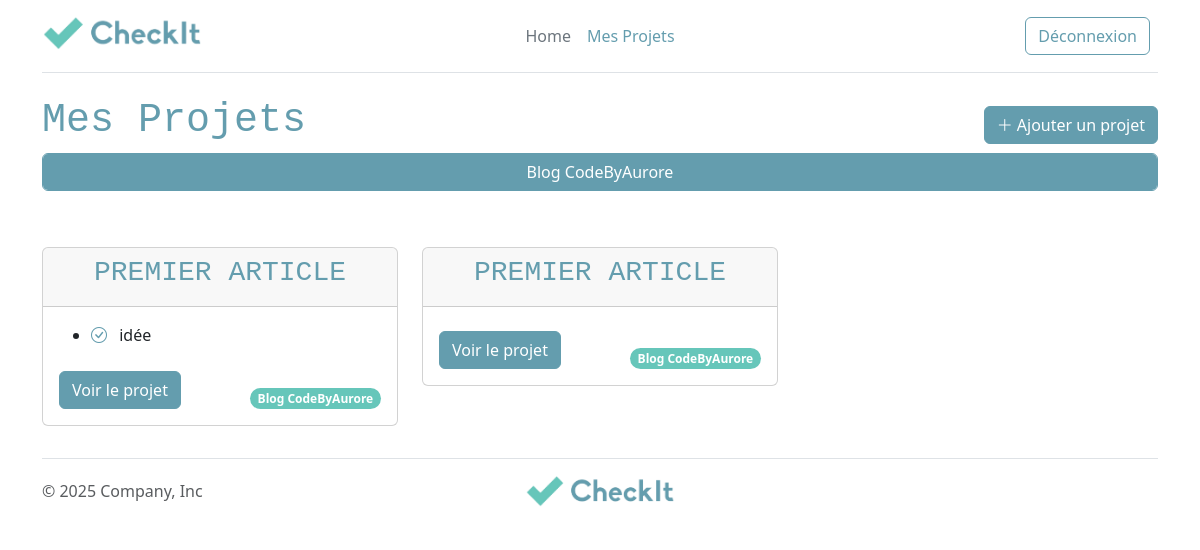
The app's page /my-projects.php?domain=2 (signed in) with its own data.
### tables this page shows
CREATE TABLE `project` (
  `id` int unsigned NOT NULL AUTO_INCREMENT,
  `title` varchar(100) NOT NULL,
  `needs` longtext NOT NULL,
  `domain_id` int unsigned NOT NULL,
  `user_id` int unsigned NOT NULL,
  PRIMARY KEY (`id`),
  KEY `user_id` (`user_id`),
  KEY `domain_id` (`domain_id`),
  CONSTRAINT `project_ibfk_1` FOREIGN KEY (`user_id`) REFERENCES `user` (`id`) ON DELETE RESTRICT ON UPDATE RESTRICT,
  CONSTRAINT `project_ibfk_2` FOREIGN KEY (`domain_id`) REFERENCES `domain` (`id`) ON DELETE RESTRICT ON UPDATE RESTRICT
);

CREATE TABLE `task` (
  `id` int unsigned NOT NULL AUTO_INCREMENT,
  `name` varchar(100) NOT NULL,
  `phase` enum('Analyse','Conception','Programmation','Déploiement') NOT NULL,
  `deadline` date DEFAULT NULL,
  `status` tinyint(1) NOT NULL,
  `description` text NOT NULL,
  `project_id` int unsigned NOT NULL,
  PRIMARY KEY (`id`),
  KEY `project_id` (`project_id`),
  CONSTRAINT `task_ibfk_1` FOREIGN KEY (`project_id`) REFERENCES `project` (`id`) ON DELETE RESTRICT ON UPDATE RESTRICT
);

CREATE TABLE `domain` (
  `id` int unsigned NOT NULL AUTO_INCREMENT,
  `name` varchar(100) NOT NULL,
  `icon` varchar(100) NOT NULL,
  PRIMARY KEY (`id`)
);

### lib/session.php (called while the page is built, shortened)
<?php
function isUserConnected():bool
{
    return isset($_SESSION['user']);
}
?>

### lib/domain.php (called while the page is built)
<?php
function getAllDomains(PDO $pdo):array
{
  $query = $pdo->prepare("SELECT * FROM domain");
  $query->execute();
  return $query->fetchAll(PDO::FETCH_ASSOC);
}

### lib/project.php (called while the page is built, shortened)
<?php
function getProjectsByUserAndDomain(PDO $pdo, int $userId, $domain_id = null): array
{
    $sql = 'SELECT project.*, domain.name as domain_name, domain.icon as domain_icon
            FROM project
            JOIN domain ON project.domain_id = domain.id
            WHERE project.user_id = :user_id';
    if ($domain_id) {
        $sql .= ' AND domain_id = :domain_id';
    }
    $stmt = $pdo->prepare($sql);
    $stmt->bindValue(':user_id', $userId, PDO::PARAM_INT);
    if ($domain_id) {
        $stmt->bindValue(':domain_id', $domain_id, PDO::PARAM_INT);
    }
    $stmt->execute();
    return $stmt->fetchAll(PDO::FETCH_ASSOC);
}

### lib/task.php (called while the page is built, shortened)
<?php
  require_once 'lib/pdo.php';
  require_once 'lib/project.php';
  function getProjectTasks(PDO $pdo, int $id): array
  {
      $stmt = $pdo->prepare("SELECT * FROM task WHERE project_id = :id ORDER BY deadline ASC");
      $stmt->bindValue(':id', $id, PDO::PARAM_INT);
      $stmt->execute();
      return $stmt->fetchAll(PDO::FETCH_ASSOC);
  }

### my-projects.php (the view, shortened to what this page needs)
<?php
  require_once 'templates/header.php';
  require_once 'lib/pdo.php';
  require_once 'lib/project.php';
  require_once 'lib/domain.php';
  require_once 'lib/task.php';
$userId = $_SESSION['user']['id'];
$domain_id = isset($_GET['domain']) ? (int)$_GET['domain'] : null;
$domains = getAllDomains($pdo);
$projects = getProjectsByUserAndDomain($pdo, $userId, $domain_id);
?>
<div class="container">
  <div class="d-flex justify-content-between align-items-center">
    <h1>Mes Projets</h1>
    <?php if (isUserConnected()) { ?>
      <a href="new-project.php" class="btn btn-primary"><i class="bi bi-plus-lg"></i> Ajouter un projet</a>
    <?php } ?>
  </div>
  <form method="get" action="my-projects.php">
      <select name="domain" id="domain" onchange="this.form.submit()" class="form-control btn btn-primary">
        <?php foreach ($domains as $domain): ?>
          <option value="<?= htmlspecialchars($domain['id']) ?>" <?= ($domain['id'] == $domain_id) ? 'selected' : '' ?>>
          <?= htmlspecialchars($domain['name']) ?>
          </option>
        <?php endforeach; ?>
      </select>
    </form>
  <div class="row mt-5">
    <?php if (isUserConnected()) {
      if ($projects) {
        foreach ($projects as $project) { ?>
          <div class="col-md-4 my-2">
            <div class="card w-100">
              <div class="card-header d-flex align-items-center justify-content-evenly">
                <h3 class="card-title text-center"><?=$project['title'] ?></h3>
              </div>
              <div class="card-body d-flex flex-column ">
                <?php $tasks = getProjectTasks($pdo, $project['id']); ?>
                <?php if ($tasks) { ?>
                <ul class="project-group">
                    <?php foreach ($tasks as $task) { ?>
                      <li class="project-group-task"><a class="me-2" href="?id=<?=$task['id']?>&action=updateTaskStatus&redirect=project&task_id=<?=$task['id'] ?>&status=<?=!$task['status'] ?>"><i class="bi bi-check-circle<?=($task['status'] ? '-fill' : '')?>"></i></a> <?= $task['name'] ?></li>
                    <?php } ?>
                </ul>
                <?php } ?>
                <div class="d-flex justify-content-between align-items-end mt-2">
                  <a href="show-project.php?id=<?=$project['id'] ?>" class="btn btn-primary">Voir le projet</a>
                  <span class="badge rounded-pill text-bg-primary">
                    <?= htmlspecialchars($project['domain_name'] ?? 'Domaine inconnu') ?>
                  </span>
                </div>
              </div>
            </div>
          </div>
        <?php } ?>
      <?php } else { ?>
        <p>Aucun projet</p>
      <?php } ?>
    <?php } else { ?>
      <p>Pour consulter vos projets, veuillez vous connecter</p>
      <a href="login.php" class="btn btn-outline-primary me-2">Login</a>
    <?php } ?>
  </div>
</div>
<?php
  require_once __DIR__ . "/templates/footer.php"
?>

### records on screen
project: title "PREMIER ARTICLE", domain.name "Blog CodeByAurore"
task: status 0 (drawn), name "idée"
project: title "PREMIER ARTICLE", domain.name "Blog CodeByAurore"

### other values on screen
form field domain "Blog CodeByAurore"
